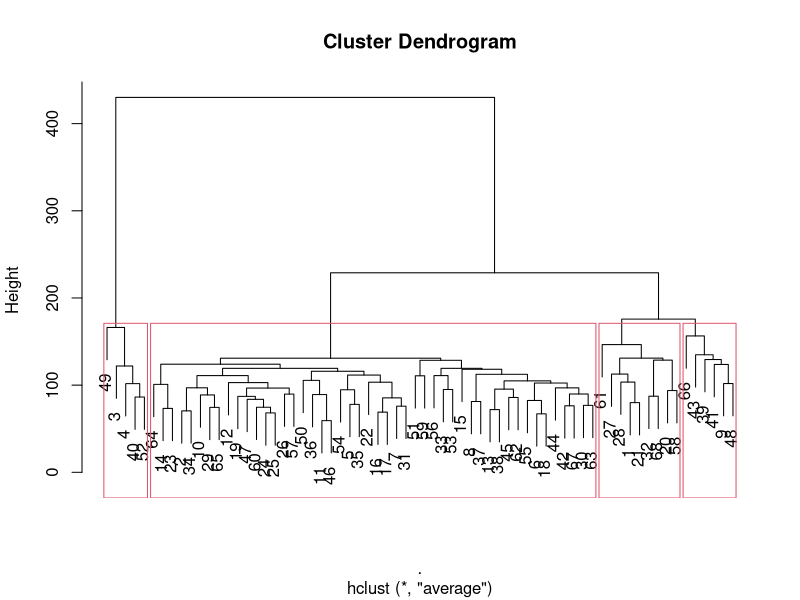
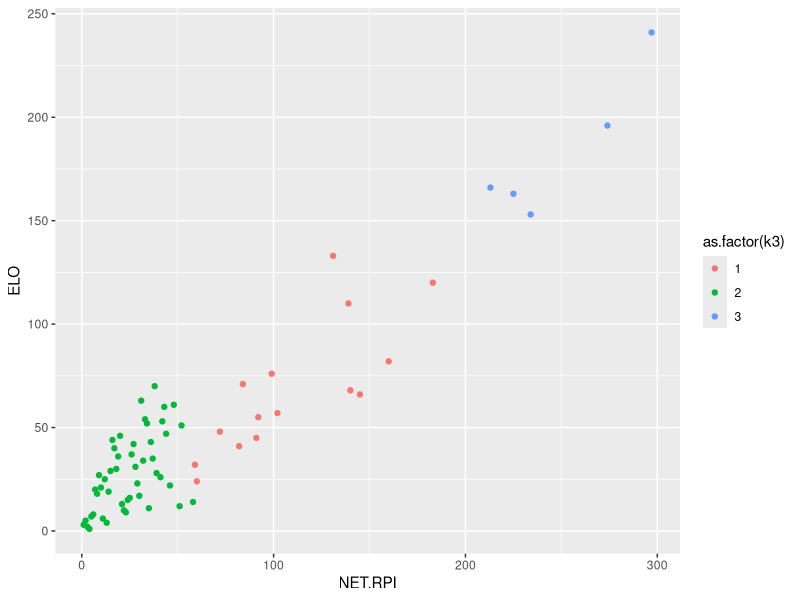
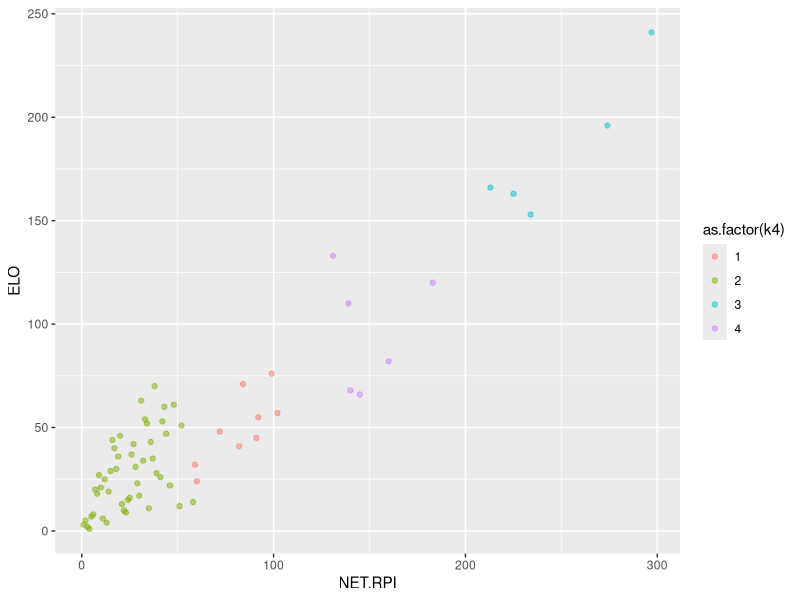
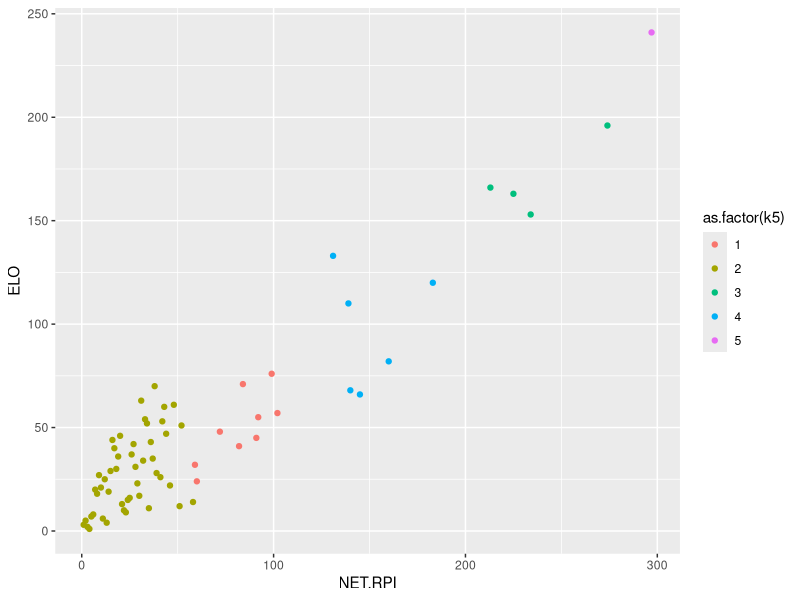
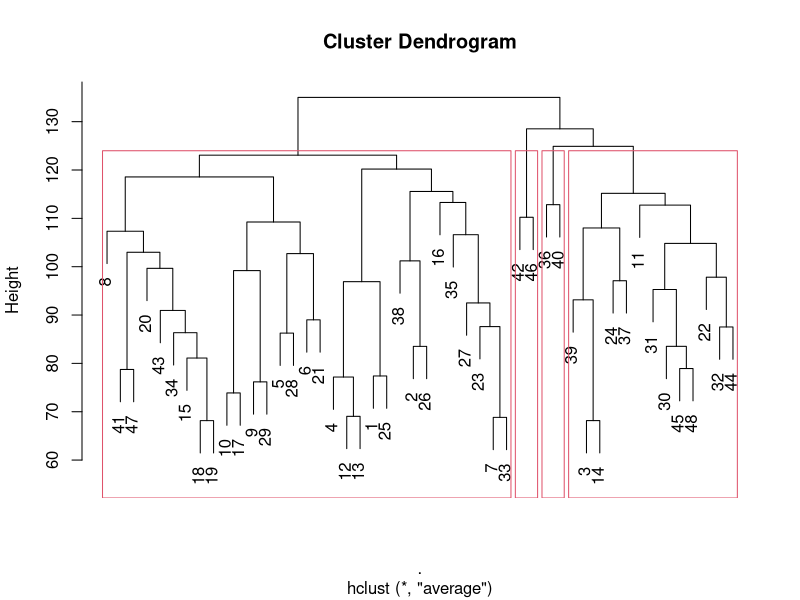
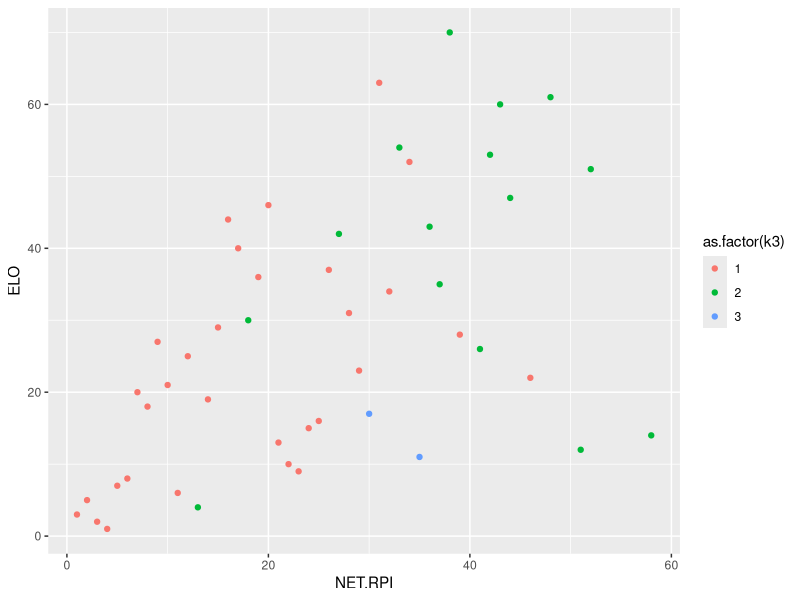
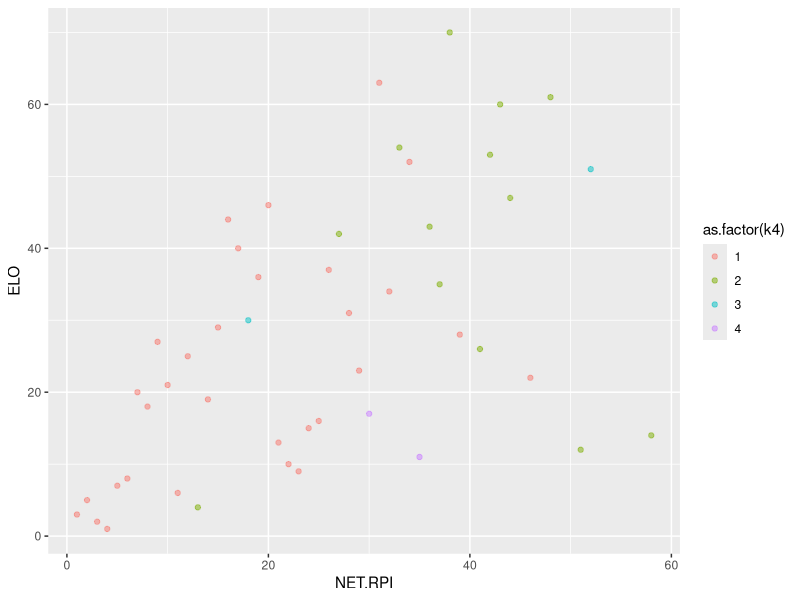
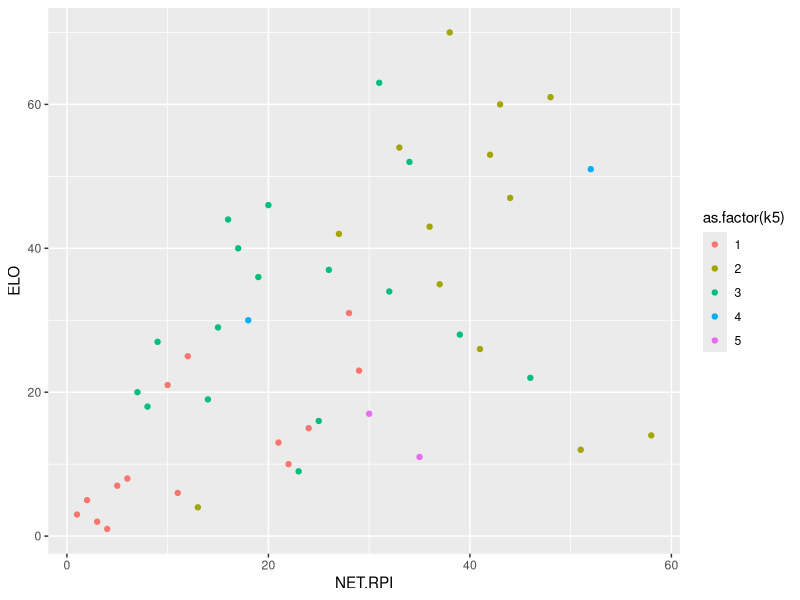

R code for these plots, in order:
## ---- chunk 1
library(tidyverse)
data=read.csv('Basketball Data.csv')
## ---- chunk 2
data= data %>% filter(year==2025)
data_clust = data %>% select(-X,-year,-`TEAM.NO`,-`TEAM.ID`,-team,-SEED)
## ---- chunk 3
clust_data = data_clust %>% dist() %>% hclust(method='average')
## ---- chunk 4
plot(clust_data)
rect.hclust(clust_data,k=4)
## ---- chunk 5
clust_final = clust_data %>% cutree(k=c(3,4,5))
data['k3']=clust_final[,1]
data['k4']=clust_final[,2]
data['k5']=clust_final[,3]
data_summary = data %>% select(team,SEED,k3,k4,k5)
## ---- chunk 6
ggplot(data,aes(x=`NET.RPI`,y=ELO,color=as.factor(k3)))+
  geom_point()
ggplot(data,aes(x=`NET.RPI`,y=ELO,color=as.factor(k4)))+
  geom_point(alpha=.5)
ggplot(data,aes(x=`NET.RPI`,y=ELO,color=as.factor(k5)))+
  geom_point()
## ---- chunk 7
data_small = data %>% filter(k4==2) %>% select(-k3,-k4,-k5)
data_clust = data_small %>% select(-year,-`TEAM.NO`,-`TEAM.ID`,-team,-SEED)
clust = dist(data_clust) %>% hclust(method='average')
plot(clust)
rect.hclust(clust,k=4)
clust_final = clust %>% cutree(k=c(3,4,5))
data_small['k3']=clust_final[,1]
data_small['k4']=clust_final[,2]
data_small['k5']=clust_final[,3]
ggplot(data_small,aes(x=`NET.RPI`,y=ELO,color=as.factor(k3)))+
  geom_point()
ggplot(data_small,aes(x=`NET.RPI`,y=ELO,color=as.factor(k4)))+
  geom_point(alpha=.5)
ggplot(data_small,aes(x=`NET.RPI`,y=ELO,color=as.factor(k5)))+
  geom_point()
data_sum = data_small %>% select(team,SEED,k3,k4,k5)
